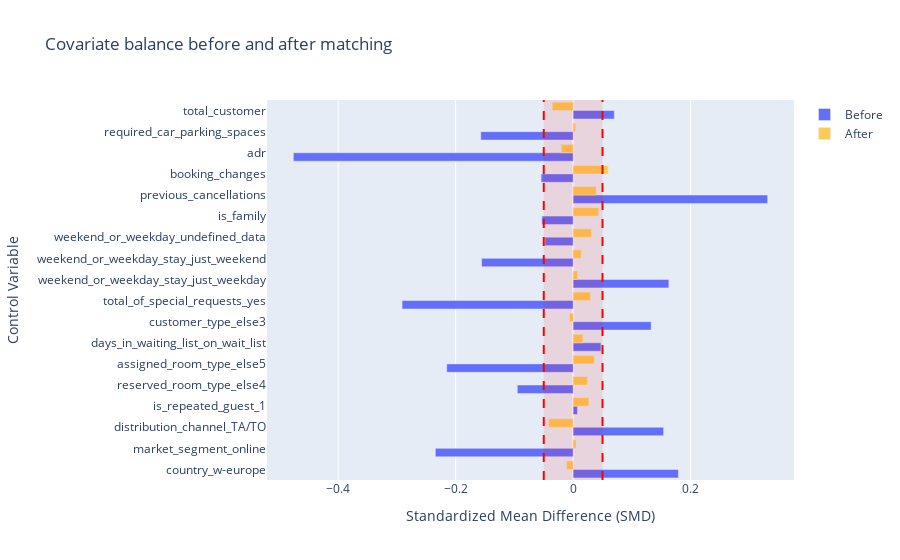

Write notebook code for a chart like this one.
### Code cell
CheckCovariateBalance(df_data, all_in, control_cols=df_data.columns[:-5], treatment_col=df_data.columns[-5])

### Figure 1 — Plotly figure (JSON) as saved in the notebook; plotly's stock layout.template omitted (floating-point values rounded to 4 significant figures)
{"data": [{"marker": {"color": "#636EFA"}, "name": "Before", "orientation": "h", "type": "bar", "x": [0.1792, -0.2346, 0.154, 0.007369, -0.09507, -0.2151, 0.04741, 0.1328, -0.2912, 0.1629, -0.1557, -0.04802, -0.05321, 0.3311, -0.05454, -0.4762, -0.1573, 0.07014], "y": ["country_w-europe", "market_segment_online", "distribution_channel_TA/TO", "is_repeated_guest_1", "reserved_room_type_else4", "assigned_room_type_else5", "days_in_waiting_list_on_wait_list", "customer_type_else3", "total_of_special_requests_yes", "weekend_or_weekday_stay_just_weekday", "weekend_or_weekday_stay_just_weekend", "weekend_or_weekday_undefined_data", "is_family", "previous_cancellations", "booking_changes", "adr", "required_car_parking_spaces", "total_customer"]}, {"marker": {"color": "#FECB52"}, "name": "After", "orientation": "h", "type": "bar", "x": [-0.01103, 0.004912, -0.04166, 0.02689, 0.02432, 0.03582, 0.01654, -0.00626, 0.0296, 0.007216, 0.01371, 0.03092, 0.04365, 0.03933, 0.05989, -0.02049, 0.004229, -0.03559], "y": ["country_w-europe", "market_segment_online", "distribution_channel_TA/TO", "is_repeated_guest_1", "reserved_room_type_else4", "assigned_room_type_else5", "days_in_waiting_list_on_wait_list", "customer_type_else3", "total_of_special_requests_yes", "weekend_or_weekday_stay_just_weekday", "weekend_or_weekday_stay_just_weekend", "weekend_or_weekday_undefined_data", "is_family", "previous_cancellations", "booking_changes", "adr", "required_car_parking_spaces", "total_customer"]}], "layout": {"barmode": "group", "shapes": [{"line": {"color": "red", "dash": "dash"}, "type": "line", "x0": -0.05, "x1": -0.05, "xref": "x", "y0": 0, "y1": 1, "yref": "y domain"}, {"line": {"color": "red", "dash": "dash"}, "type": "line", "x0": 0.05, "x1": 0.05, "xref": "x", "y0": 0, "y1": 1, "yref": "y domain"}, {"fillcolor": "red", "line": {"width": 0}, "opacity": 0.1, "type": "rect", "x0": -0.05, "x1": 0.05, "xref": "x", "y0": 0, "y1": 1, "yref": "y domain"}], "title": {"text": "Covariate balance before and after matching"}, "xaxis": {"title": {"text": "Standardized Mean Difference (SMD)"}}, "yaxis": {"title": {"text": "Control Variable"}}}}
